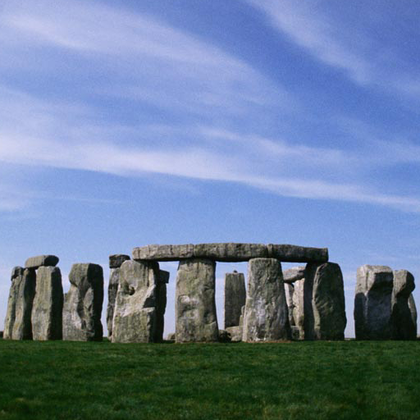
%> input picture Matlab/image_comparison/compute/wavelet/st.tif, 420 x 420 px, shrunk from 512 x 512 before the run
$ octave Example_Compare2DThresholds.m   (GNU Octave 9; MATLAB toolbox functions it lacks are replaced by stand-ins)
%> lines starting %> are read from the running program, lines starting %| are printed output that depends on the picture
s1 = double(imread('st.tif'));
s = s1(:,:,3);
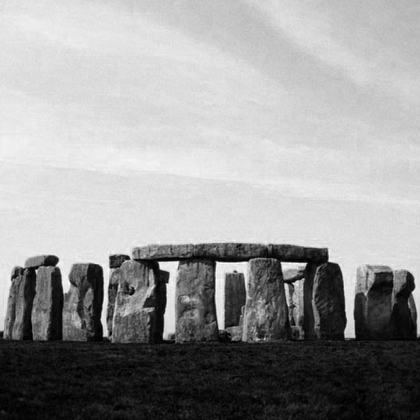
%> s: size 420x420 double; min 0, max 255, mean 154
x = s + 20*randn(size(s));
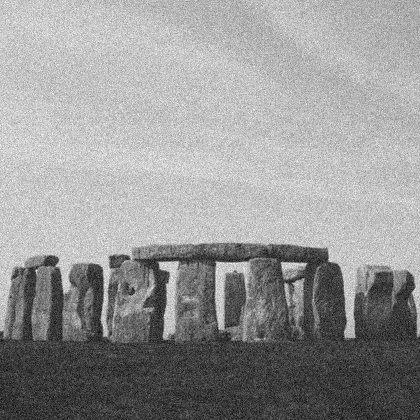
%> x: size 420x420 double; min -70.97, max 308.2, mean 154; drawn with min black and max white
t = 0:5:45;
%> (the run ends here)

$ run again, with Matlab/image_comparison/compute/framelet/peppers.jpg saved as Matlab/image_comparison/compute/wavelet/st.tif
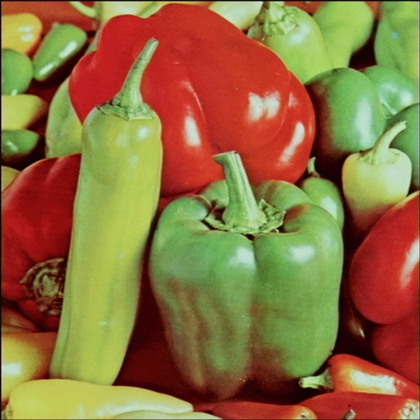
%> input picture Matlab/image_comparison/compute/framelet/peppers.jpg, 420 x 420 px, shrunk from 512 x 512 before the run
%> `s = s1(:,:,3);`:
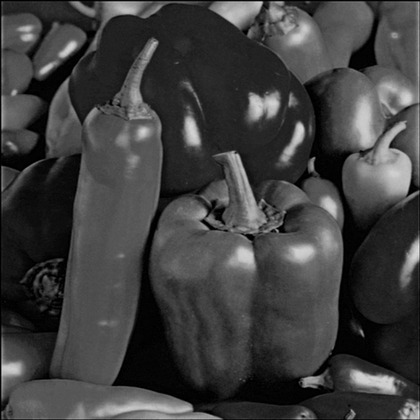
%> s: size 420x420 double; min 0, max 226, mean 63.2
%> `x = s + 20*randn(size(s));`:
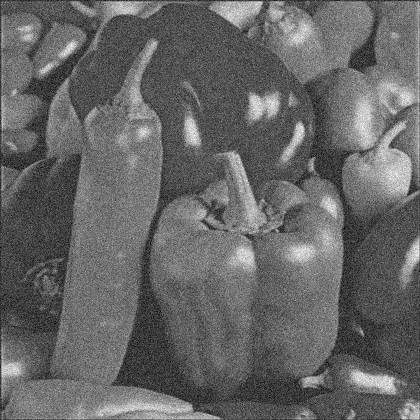
%> x: size 420x420 double; min -72.93, max 265.2, mean 63.2; drawn with min black and max white
